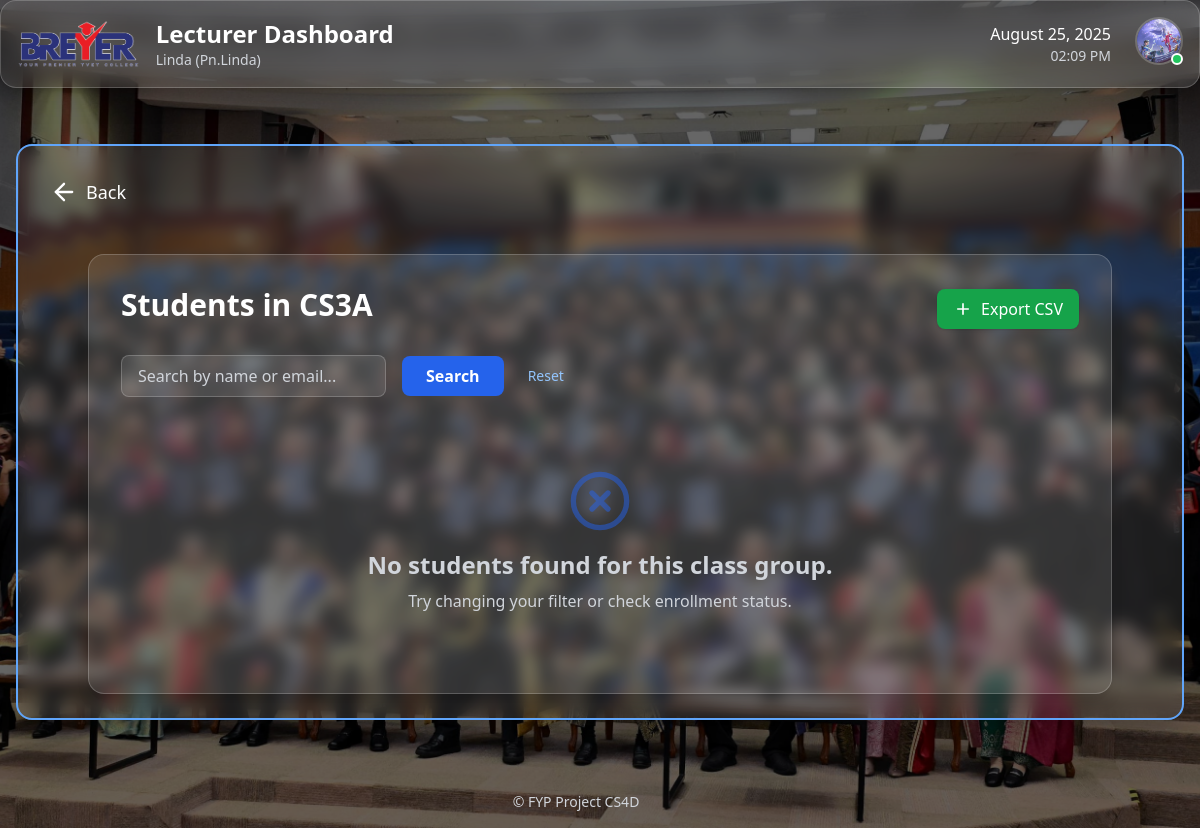
Before: /lecturer/classgroup/3/students/ (signed in) with the older database file.
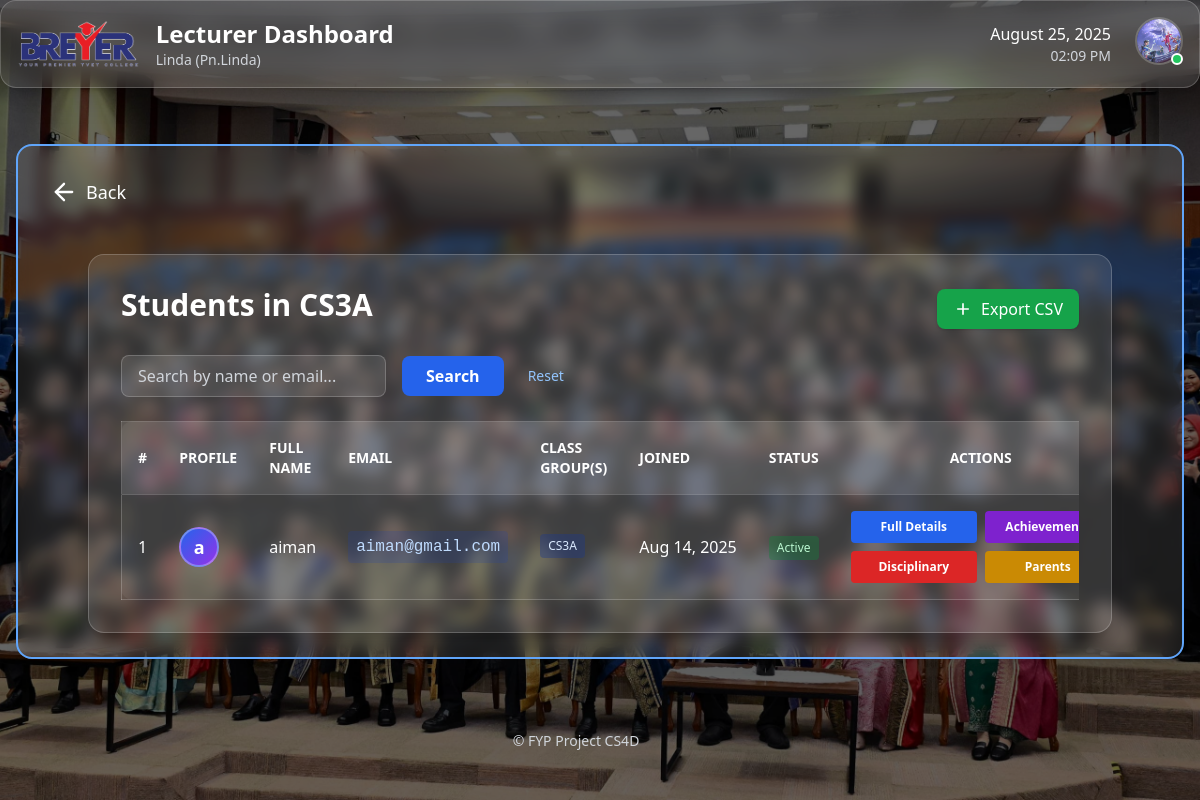
After: the same page with the newer database file.
### accounts/models.py (models this page shows, shortened)
class CustomUser(AbstractBaseUser, PermissionsMixin):
    class Role(models.TextChoices):
        STUDENT = 'STUDENT', 'Student'
        LECTURER = 'LECTURER', 'Lecturer'
        ADMIN = 'ADMIN', 'Admin'
    email = models.EmailField(unique=True)
    identity_card_number = models.CharField(
        max_length=20, unique=True, verbose_name="IC/Identity Card No."
    )
    full_name = models.CharField(
        max_length=255, verbose_name="Full Name (as per IC)"
    )
    short_name = models.CharField(
        max_length=64, verbose_name="Short Name", blank=True,
        help_text="E.g. 'Ali', for display in tables/lists"
    )
    role = models.CharField(max_length=20, choices=Role.choices, default=Role.STUDENT)
    phone_number = models.CharField(max_length=20, blank=True, null=True)
    address = models.TextField(blank=True, null=True)
    department = models.ForeignKey(
        Department,
        null=True,
        blank=True,
        on_delete=models.SET_NULL,
        related_name='users'
    )
    profile_picture = models.ImageField(upload_to='profile_pics/', blank=True, null=True)
    is_staff = models.BooleanField(default=False)
    is_active = models.BooleanField(default=True)
    date_joined = models.DateTimeField(default=timezone.now, blank=True, null=True)
    USERNAME_FIELD = 'email'
    REQUIRED_FIELDS = ['identity_card_number', 'full_name', 'short_name']
    objects = CustomUserManager()
    def get_full_name(self):
        return self.full_name
    def get_short_name(self):
        return self.short_name or (self.full_name.split(' ')[0] if self.full_name else self.email)

### core/models.py (models this page shows, shortened)
class ClassGroup(models.Model):
    name = models.CharField(max_length=32)
    department = models.ForeignKey(Department, on_delete=models.CASCADE, related_name='classgroups')
    course = models.ForeignKey(Course, on_delete=models.CASCADE, related_name='classgroups')
    year = models.PositiveIntegerField(default=timezone.now().year)
    classroom = models.CharField(max_length=64, blank=True, null=True)
    lecturers = models.ManyToManyField('Lecturer', related_name='classgroups', blank=True)

class Student(models.Model):
    user = models.OneToOneField(settings.AUTH_USER_MODEL, on_delete=models.CASCADE)
    class_group = models.ForeignKey(ClassGroup, on_delete=models.SET_NULL, null=True, related_name='students')
    parents = models.ManyToManyField(Parent, related_name='children', blank=True)
    profile_picture = models.ImageField(upload_to='profile_pics/', blank=True, null=True)
    date_of_birth = models.DateField(blank=True, null=True)
    address = models.TextField(blank=True, null=True)
    phone_number = models.CharField(max_length=20, blank=True, null=True)
    latest_activity = models.DateTimeField(blank=True, null=True)
    emergency_name = models.CharField("Emergency Contact Name", max_length=255, blank=True)
    emergency_relation = models.CharField("Emergency Contact Relation", max_length=64, blank=True)
    emergency_phone = models.CharField("Emergency Contact Phone", max_length=20, blank=True)

class Enrollment(models.Model):
    student = models.ForeignKey(Student, on_delete=models.CASCADE)
    class_group = models.ForeignKey(ClassGroup, on_delete=models.CASCADE)
    date_enrolled = models.DateField(auto_now_add=True)
    class Meta:
        unique_together = ('student', 'class_group')

### accounts/decorators.py (the view)
        @login_required
        def _wrapped_view(request, *args, **kwargs):
            if request.user.role != role:
                return HttpResponseForbidden("You are not authorized to view this page.")
            return view_func(request, *args, **kwargs)

### lecturer/views.py (called while the page is built)
@role_required(CustomUser.Role.LECTURER)
def classgroup_student_list(request, classgroup_id):
    classgroup = get_object_or_404(ClassGroup, pk=classgroup_id)
    enrollments = (
        Enrollment.objects.filter(class_group=classgroup)
        .select_related('student__user')
    )
    q = request.GET.get("q")
    if q:
        enrollments = enrollments.filter(
            Q(student__user__full_name__icontains=q) |
            Q(student__user__email__icontains=q)
        )
    students = [enrollment.student for enrollment in enrollments]
    return render(request, 'lecturer/student_list.html', {
        'classgroup': classgroup,
        'students': students,
    })

### lecturer/templates/lecturer/student_list.html (shortened to what this page needs)
{% extends 'lecturer/base_lecturer.html' %}
{% load static %}
{% block content_inner %}
<div class="max-w-5xl mx-auto p-8 bg-white/10 rounded-2xl border border-white/20 shadow-lg mt-10">
  <div class="flex flex-col md:flex-row md:justify-between md:items-center mb-6 gap-4">
    <h1 class="text-3xl font-bold text-white mb-2">Students in {{ classgroup.name }}</h1>
    <a href="{% url 'lecturer:export_class_students' classgroup.id %}"
   class="bg-green-600 hover:bg-green-700 text-white px-4 py-2 rounded-lg font-medium transition shadow">
  <svg class="inline w-5 h-5 mr-1 -mt-1" fill="none" stroke="currentColor" stroke-width="2" viewBox="0 0 24 24">
    <path d="M12 5v14m7-7H5"/>
  </svg>
  Export CSV
</a>
  </div>
  <form method="get" class="mb-6 flex flex-wrap items-center gap-4">
    <input
      type="text"
      name="q"
      value="{{ request.GET.q }}"
      placeholder="Search by name or email..."
      class="px-4 py-2 rounded-lg bg-white/10 text-white border border-white/20 placeholder-gray-300 focus:ring-2 focus:ring-blue-400 focus:outline-none transition"
    />
    <button
      type="submit"
      class="px-6 py-2 bg-blue-600 hover:bg-blue-700 text-white rounded-lg font-semibold transition"
    >Search</button>
    <a href="{% url 'lecturer:classgroup_student_list' classgroup.id %}" class="text-sm text-blue-300 hover:underline ml-2">Reset</a>
  </form>
  {% if students %}
    <div class="overflow-x-auto">
      <table class="min-w-full table-auto bg-white/5 border border-white/20 rounded-xl text-white">
        <thead class="bg-white/10 text-left text-sm uppercase font-semibold">
          <tr>
            <th class="p-4">#</th>
            <th class="p-4">Profile</th>
            <th class="p-4">Full Name</th>
            <th class="p-4">Email</th>
            <th class="p-4">Class Group(s)</th>
            <th class="p-4">Joined</th>
            <th class="p-4">Status</th>
            <th class="p-4 text-center">Actions</th>
          </tr>
        </thead>
        <tbody>
          {% for student in students %}
            <tr class="border-t border-white/10 hover:bg-blue-800/10 transition">
              <td class="p-4 whitespace-nowrap">{{ forloop.counter }}</td>
              <td class="p-4">
  {% with sp=student.profile_picture up=student.user.profile_picture %}
    {% if sp %}
      <img src="{{ sp.url }}" alt="{{ student.user.full_name }} profile"
           class="w-10 h-10 rounded-full object-cover border-2 border-white/30 shadow-sm" />
    {% elif up %}
      <img src="{{ up.url }}" alt="{{ student.user.full_name }} profile"
           class="w-10 h-10 rounded-full object-cover border-2 border-white/30 shadow-sm" />
    {% else %}
      <div class="w-10 h-10 rounded-full bg-gradient-to-br from-blue-600 to-purple-600
                  flex items-center justify-center border-2 border-white/30 text-white font-bold text-lg">
        {% with n=student.user.full_name|default:student.user.email %}
          {{ n|slice:":1" }}
        {% endwith %}
      </div>
    {% endif %}
  {% endwith %}
</td>
              <td class="p-4 font-medium whitespace-nowrap">{{ student.user.get_full_name }}</td>
              <td class="p-4 whitespace-nowrap">
                <a href="mailto:{{ student.user.email }}" class="inline-block bg-blue-800/20 px-2 py-1 rounded text-blue-200 font-mono hover:underline">
                  {{ student.user.email }}
                </a>
              </td>
              <td class="p-4">
                {% with enrollments=student.enrollment_set.all %}
                  {% for enrollment in enrollments %}
                    <span class="inline-block px-2 py-1 rounded bg-blue-900/40 text-blue-100 text-xs mr-1 mb-1">
                      {{ enrollment.class_group.name }}
                    </span>
                  {% empty %}
                    <span class="italic text-gray-400">-</span>
                  {% endfor %}
                {% endwith %}
              </td>
              <td class="p-4 whitespace-nowrap">{{ student.user.date_joined|date:"M d, Y" }}</td>
              <td class="p-4 whitespace-nowrap">
                {% if student.user.is_active %}
                  <span class="inline-block px-2 py-1 rounded bg-green-700/40 text-green-200 text-xs">Active</span>
                {% else %}
                  <span class="inline-block px-2 py-1 rounded bg-red-700/40 text-red-200 text-xs">Inactive</span>
                {% endif %}
              </td>
              <td class="p-4">
                <div class="grid grid-cols-1 sm:grid-cols-2 gap-2 min-w-[260px]">
                  {% with btn_base="w-full block text-center break-words whitespace-normal px-3 py-2 rounded text-xs font-semibold transition min-w-[120px]" %}
                    <a href="{% url 'lecturer:student_full_details' student.user.id %}"
                       class="{{ btn_base }} bg-blue-600 hover:bg-blue-700 text-white">
                      Full Details
                    </a>
                    <a href="{% url 'lecturer:student_achievements' student.id %}"
                       class="{{ btn_base }} bg-purple-700 hover:bg-purple-800 text-white">
                      Achievements
                    </a>
                    <a href="{% url 'lecturer:take_disciplinary_action' student.id %}"
                       class="{{ btn_base }} bg-red-600 hover:bg-red-700 text-white">
                      Disciplinary
                    </a>
                    <a href="{% url 'lecturer:manage_parents' student.id %}"
                       class="{{ btn_base }} bg-yellow-600 hover:bg-yellow-700 text-white">
                      Parents
                    </a>
                  {% endwith %}
                </div>
              </td>
            </tr>
          {% endfor %}
        </tbody>
      </table>
    </div>
  {% else %}
    <div class="text-center py-12 text-gray-300">
      <svg class="w-16 h-16 mx-auto mb-4 text-blue-600/50" fill="none" stroke="currentColor" viewBox="0 0 24 24">
        <circle cx="12" cy="12" r="10" stroke-width="2"></circle>
        <path stroke-linecap="round" stroke-linejoin="round" stroke-width="2" d="M15 9l-6 6M9 9l6 6"/>
      </svg>
      <h3 class="text-2xl font-semibold mb-2">No students found for this class group.</h3>
      <p>Try changing your filter or check enrollment status.</p>
    </div>
  {% endif %}
</div>
{% endblock %}

### lecturer/templates/lecturer/base_lecturer.html
{% extends "base.html" %}
{% load static %}
{% block content %}
  {% include "partials/_topbar.html" %}
  <div class="max-w-7xl mx-auto px-2 md:px-4 py-6">
    <div class="border-2 border-blue-400 rounded-2xl shadow-xl bg-white/10 backdrop-blur p-6">
      <div class="mb-6">
        <a href="{% url 'dashboard:main_dashboard' %}" class="inline-flex items-center p-2 rounded-lg hover:bg-blue-500/20 transition group">
          {% include "lucide/back.svg" %}
          <span class="ml-2 text-white text-lg hidden sm:inline">Back</span>
        </a>
      </div>
      {% block content_inner %}
      {% endblock %}
    </div>
  </div>
{% endblock %}

### templates/base.html (shortened to what this page needs)
{% load static %}
<!DOCTYPE html>
<html lang="en" class="scroll-smooth">
<head>
  <script src="https://cdn.tailwindcss.com"></script>
</head>
<body class="relative min-h-screen bg-gray-900">
  <div class="fixed inset-0 -z-10 bg-black bg-opacity-60 pointer-events-none"></div>
  {% block content %}{% endblock %}
  <footer class="mt-8 w-full max-w-6xl text-center text-gray-300 text-sm font-medium select-none py-4">
    &copy; {{ now|date:"Y" }} FYP Project CS4D
  </footer>
</body>
</html>

### templates/partials/_topbar.html (shortened to what this page needs)
{% load static %}
{% block content %}
<div class="relative z-[9999] bg-white/10 dark:bg-white/5 backdrop-blur-md rounded-2xl p-4 border border-white/20 dark:border-white/10 shadow-xl mb-8">
  <div class="flex justify-between items-center">
    <div class="flex items-center space-x-4">
      <img src="{% static 'images/breyer.jpg' %}" alt="Breyer Logo" class="h-12 w-auto">
      <div>
        <a href="{% url 'dashboard:main_dashboard' %}" class="text-2xl font-bold text-white hover:text-blue-400 transition">
          {% if request.user.role == 'ADMIN' %}
            Admin Dashboard
          {% elif request.user.role == 'LECTURER' %}
            Lecturer Dashboard
          {% elif request.user.role == 'STUDENT' %}
            Student Dashboard
          {% else %}
            Dashboard
          {% endif %}
        </a>
        <p class="text-gray-300 text-sm">
          {% with full=request.user.get_full_name|default_if_none:'' short=request.user.get_short_name|default_if_none:'' email=request.user.email %}
            {% if full %}
              {{ full }}{% if short and short != full %} ({{ short }}){% endif %}
            {% else %}
              {% if short %}
                {{ short }}
              {% else %}
                {{ email }}
              {% endif %}
            {% endif %}
          {% endwith %}
        </p>
      </div>
    </div>
    <div class="flex items-center space-x-6">
      <div class="text-right">
        <p class="text-white font-medium" id="current-date"></p>
        <p class="text-gray-300 text-sm" id="current-time"></p>
      </div>
      <div class="relative z-[99999]">
        <button id="profile-btn" onclick="toggleProfileMenu(event)" class="relative group focus:outline-none">
          {% if request.user.profile_picture %}
            <img src="{{ request.user.profile_picture.url }}" alt="Profile Picture"
                 class="w-12 h-12 rounded-full object-cover border-2 border-white/20 group-hover:border-blue-400 transition-colors">
          {% endif %}
          <div class="absolute bottom-0 right-0 w-3 h-3 bg-green-500 rounded-full border-2 border-white"></div>
        </button>
      </div>
    </div>
  </div>
</div>
{% endblock %}

### templates/lucide/back.svg
<svg xmlns="http://www.w3.org/2000/svg"
     viewBox="0 0 24 24"
     fill="none"
     stroke="currentColor"
     stroke-width="2"
     stroke-linecap="round"
     stroke-linejoin="round"
     class="w-7 h-7 text-white group-hover:scale-110 transition">
  <path d="m12 19-7-7 7-7"/>
  <path d="M19 12H5"/>
</svg>

Changed rows visible on the page:
added Student: user "a", user.get_full_name "aiman", user.email "aiman@gmail.com", user.date_joined "Aug 14, 2025", shows "Active"
added Enrollment: class_group.name "CS3A"
Other visible differences:
text no longer shown: "No students found for this class group. Try changing your filter or check enrollment status."
text now shown: "# PROFILE FULL NAME EMAIL CLASS GROUP(S) JOINED STATUS ACTIONS"
